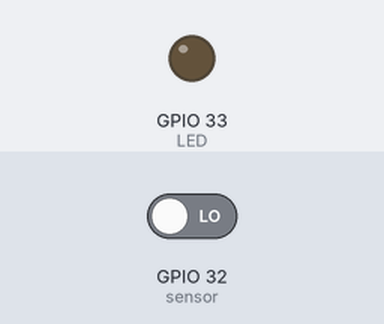
Bench run of a sketch on a simulated ESP32. On the bench: output pins drawn as LEDs (lit = HIGH). Inputs (shaded band) come from the test bench; at power-on: GPIO 32 (sensor) LOW.

Above: at 1.2 s.
1.3 s: GPIO 32 (sensor) driven HIGH
At 2.5 s:
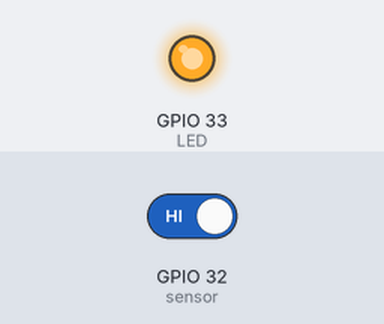
2.8 s: GPIO 32 (sensor) driven LOW
At 3.8 s:
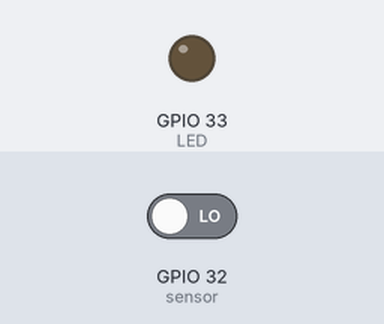
Timing chart, 0 to 5.8 s (numbered marks = the images above; inputs shaded):
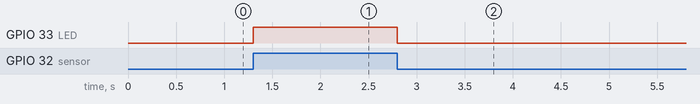

The sketch:

Metal_Detected.ino
```cpp
#define LED 33
#define sensor 32

void setup() {
  Serial.begin(115200);
  pinMode(LED, OUTPUT);
  pinMode(sensor, INPUT);

}

void loop() {
  // put your main code here, to run repeatedly:
  int val = digitalRead(sensor);
  digitalWrite(LED,val);
  delay(100);
}
```

Measured:
- after the input at 1.3 s, GPIO 33 (LED): LOW → HIGH at once
- after the input at 2.8 s, GPIO 33 (LED): HIGH → LOW at once
